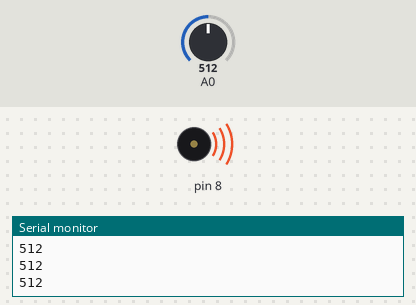
A sketch run on a simulated Arduino Uno, built with avr-gcc and run on an emulated ATmega328P. Shown: buzzer (waves = sounding), the last lines printed to the serial monitor. The test bench sets the inputs (shaded band); at power-on: A0 = 512.

Above: at 1.2 s.
1.3 s: A0 set to 487
At 1.9 s:
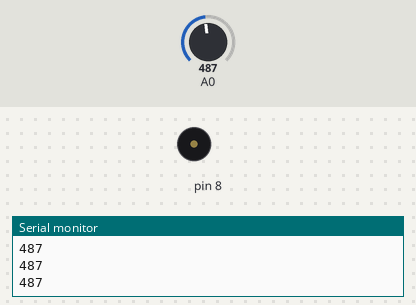
2.8 s: A0 set to 511
At 3.1 s:
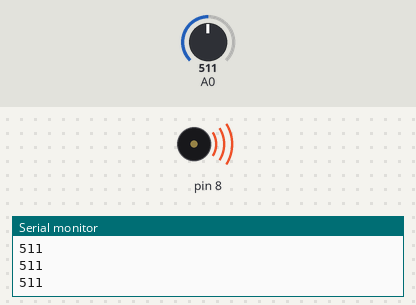
4.3 s: A0 set to 495
At 5.4 s:
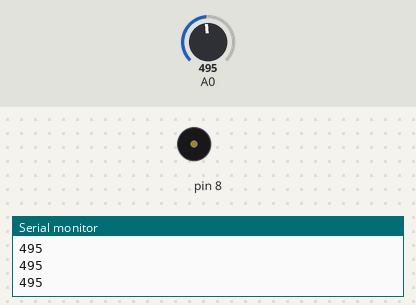
Timing chart, 0 to 7.3 s (numbered marks = the images above; inputs shaded):
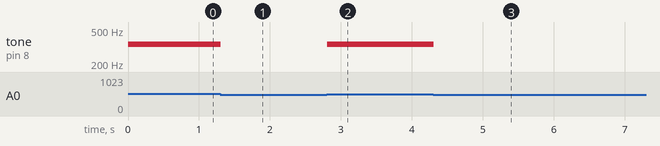

Measured:
- the behaviour switches between 505 and 504 on A0 (found by bisection; images 0 and 1)
- after the input at 1.3 s, tone on pin 8: 339 Hz → silent at once
- after the input at 2.8 s, tone on pin 8: silent → 339 Hz at once
- after the input at 4.3 s, tone on pin 8: 339 Hz → silent at once

The sketch:

piano.ino
```cpp
int notes[] = {262,294,339,349};

void setup() {
  // put your setup code here, to run once:
  Serial.begin(9600);

}

void loop() {
  // put your main code here, to run repeatedly:
  int keyVal = analogRead(A0);
    Serial.println(keyVal);
    if(keyVal == 1023)
    {
      tone(8, notes[0]);
    }
    else if (keyVal >= 990 && keyVal <= 1010) {
      tone(8, notes[1]);
    }
    else if (keyVal >= 505 && keyVal <= 515){
      tone(8, notes[2]);
    }

    else if (keyVal >= 900 && keyVal <= 989){
      tone(8, notes[3]);
    }
    else {
      noTone(8);
    }
}
```
